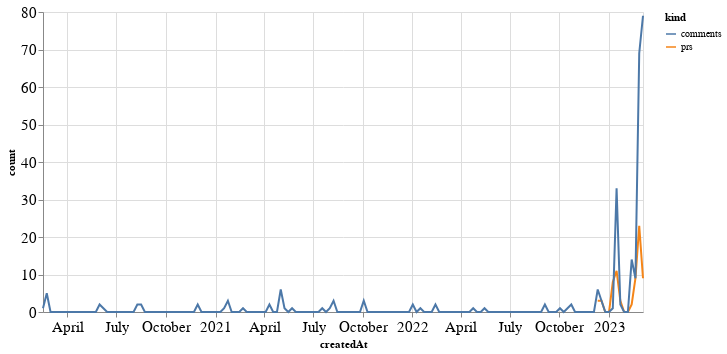

Write notebook code for a chart like this one.
### Code cell
alt.Chart(total_time, width=600).mark_line().encode(
    x='createdAt',
    y='count',
    color='kind'
)

### Figure 1 — Vega-Lite specification as saved in the notebook (floating-point values rounded to 4 significant figures; data arrays with more than 128 entries replaced by an {"elided": "..."} marker saying what was removed)
{"config": {"axisLeft": {"labelFontSize": 15}, "axisBottom": {"labelFontSize": 15}}, "data": {"name": "data-e1ba1351b88bccd9249e6c3649ea693a"}, "mark": "line", "encoding": {"color": {"field": "kind", "type": "nominal"}, "x": {"field": "createdAt", "type": "temporal"}, "y": {"field": "count", "type": "quantitative"}}, "width": 600, "$schema": "https://vega.github.io/schema/vega-lite/v4.17.0.json", "datasets": {"data-e1ba1351b88bccd9249e6c3649ea693a": {"elided": "320 records"}}}
